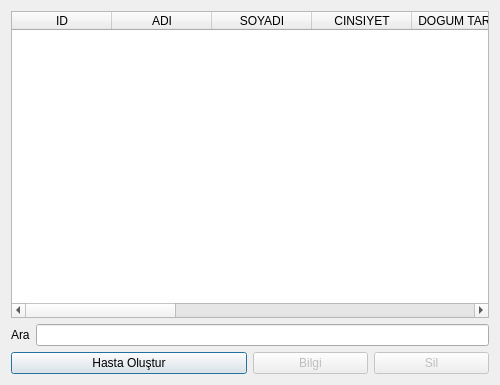
<?xml version="1.0" encoding="UTF-8"?>
<ui version="4.0">
 <class>HastaListe</class>
 <widget class="QDialog" name="HastaListe">
  <property name="geometry">
   <rect>
    <x>0</x>
    <y>0</y>
    <width>500</width>
    <height>385</height>
   </rect>
  </property>
  <property name="minimumSize">
   <size>
    <width>500</width>
    <height>200</height>
   </size>
  </property>
  <property name="maximumSize">
   <size>
    <width>16777215</width>
    <height>16777215</height>
   </size>
  </property>
  <property name="windowTitle">
   <string>Hastalar</string>
  </property>
  <layout class="QGridLayout" name="gridLayout">
   <item row="0" column="0">
    <widget class="QTableWidget" name="tableWidget">
     <column>
      <property name="text">
       <string>ID</string>
      </property>
     </column>
     <column>
      <property name="text">
       <string>ADI</string>
      </property>
     </column>
     <column>
      <property name="text">
       <string>SOYADI</string>
      </property>
     </column>
     <column>
      <property name="text">
       <string>CINSIYET</string>
      </property>
     </column>
     <column>
      <property name="text">
       <string>DOGUM TARIHI</string>
      </property>
     </column>
     <column>
      <property name="text">
       <string>TC KIMLIK</string>
      </property>
     </column>
     <column>
      <property name="text">
       <string>TELEFON</string>
      </property>
     </column>
     <column>
      <property name="text">
       <string>ADRES</string>
      </property>
     </column>
     <column>
      <property name="text">
       <string>KAN GRUBU</string>
      </property>
     </column>
     <column>
      <property name="text">
       <string>ALERJILER</string>
      </property>
     </column>
     <column>
      <property name="text">
       <string>KRONIK HASTALIKLAR</string>
      </property>
     </column>
     <column>
      <property name="text">
       <string>ZIYARETLER</string>
      </property>
     </column>
    </widget>
   </item>
   <item row="1" column="0">
    <layout class="QHBoxLayout" name="horizontalLayout_2">
     <item>
      <widget class="QLabel" name="lblAra">
       <property name="text">
        <string>Ara</string>
       </property>
      </widget>
     </item>
     <item>
      <widget class="QLineEdit" name="leAra"/>
     </item>
    </layout>
   </item>
   <item row="2" column="0">
    <layout class="QHBoxLayout" name="horizontalLayout_3">
     <item>
      <widget class="QPushButton" name="btnHastaOlustur">
       <property name="text">
        <string>Hasta Oluştur</string>
       </property>
      </widget>
     </item>
     <item>
      <layout class="QHBoxLayout" name="horizontalLayout">
       <item>
        <widget class="QPushButton" name="btnBilgi">
         <property name="enabled">
          <bool>false</bool>
         </property>
         <property name="text">
          <string>Bilgi</string>
         </property>
        </widget>
       </item>
       <item>
        <widget class="QPushButton" name="btnSil">
         <property name="enabled">
          <bool>false</bool>
         </property>
         <property name="text">
          <string>Sil</string>
         </property>
        </widget>
       </item>
      </layout>
     </item>
    </layout>
   </item>
  </layout>
 </widget>
 <resources/>
 <connections/>
</ui>
